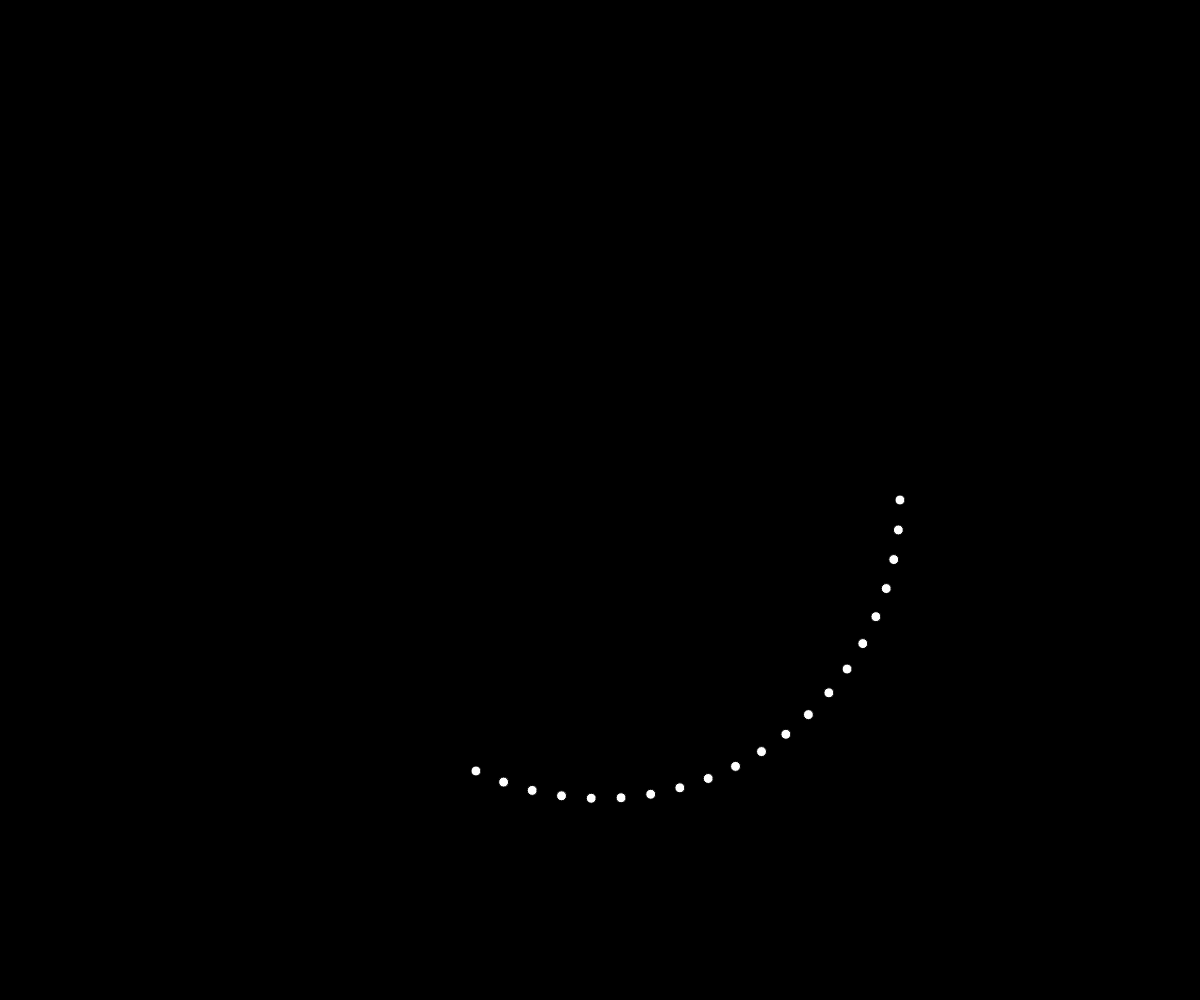
Frame 1 (no input)
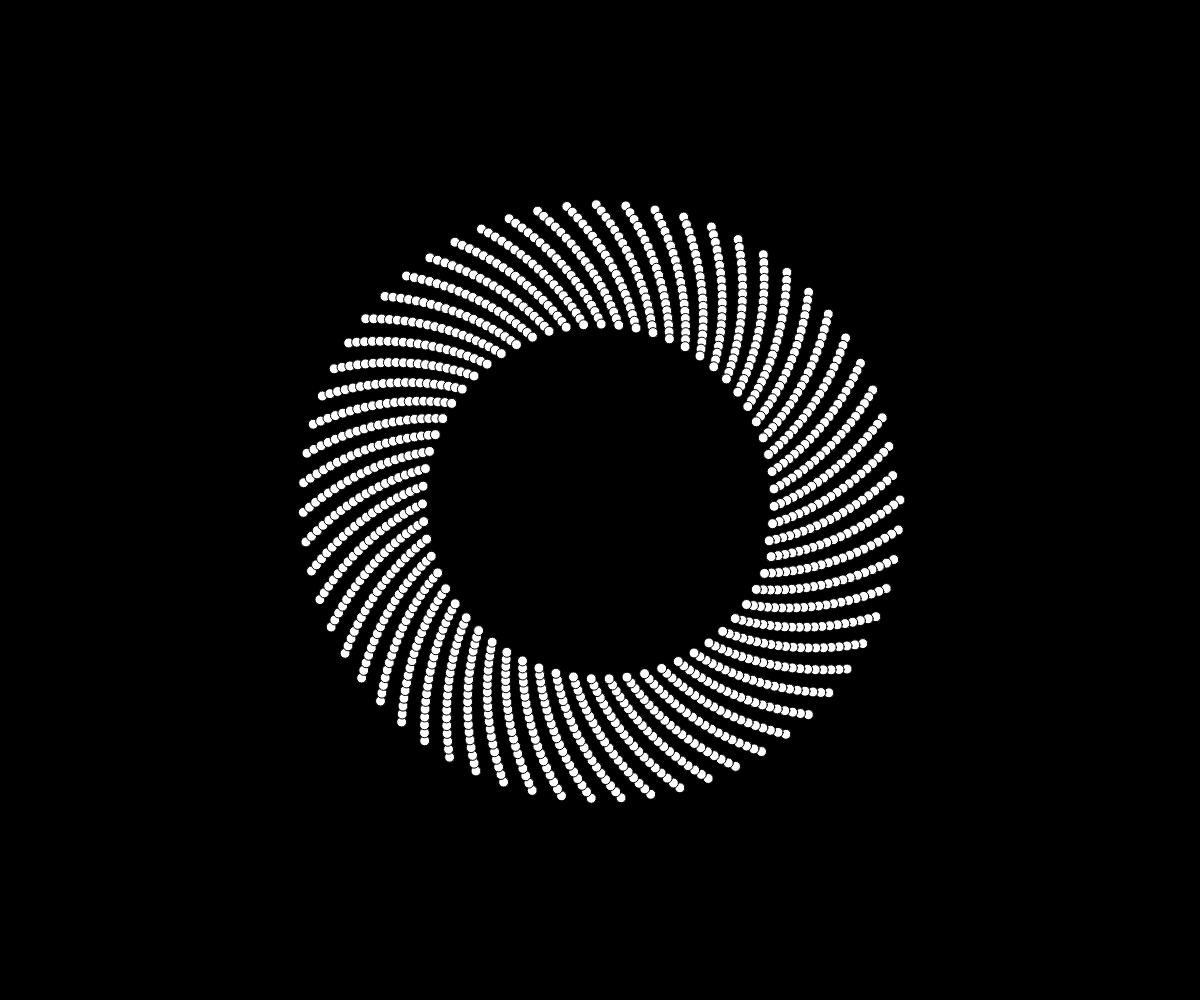
Frame 60 (no input)
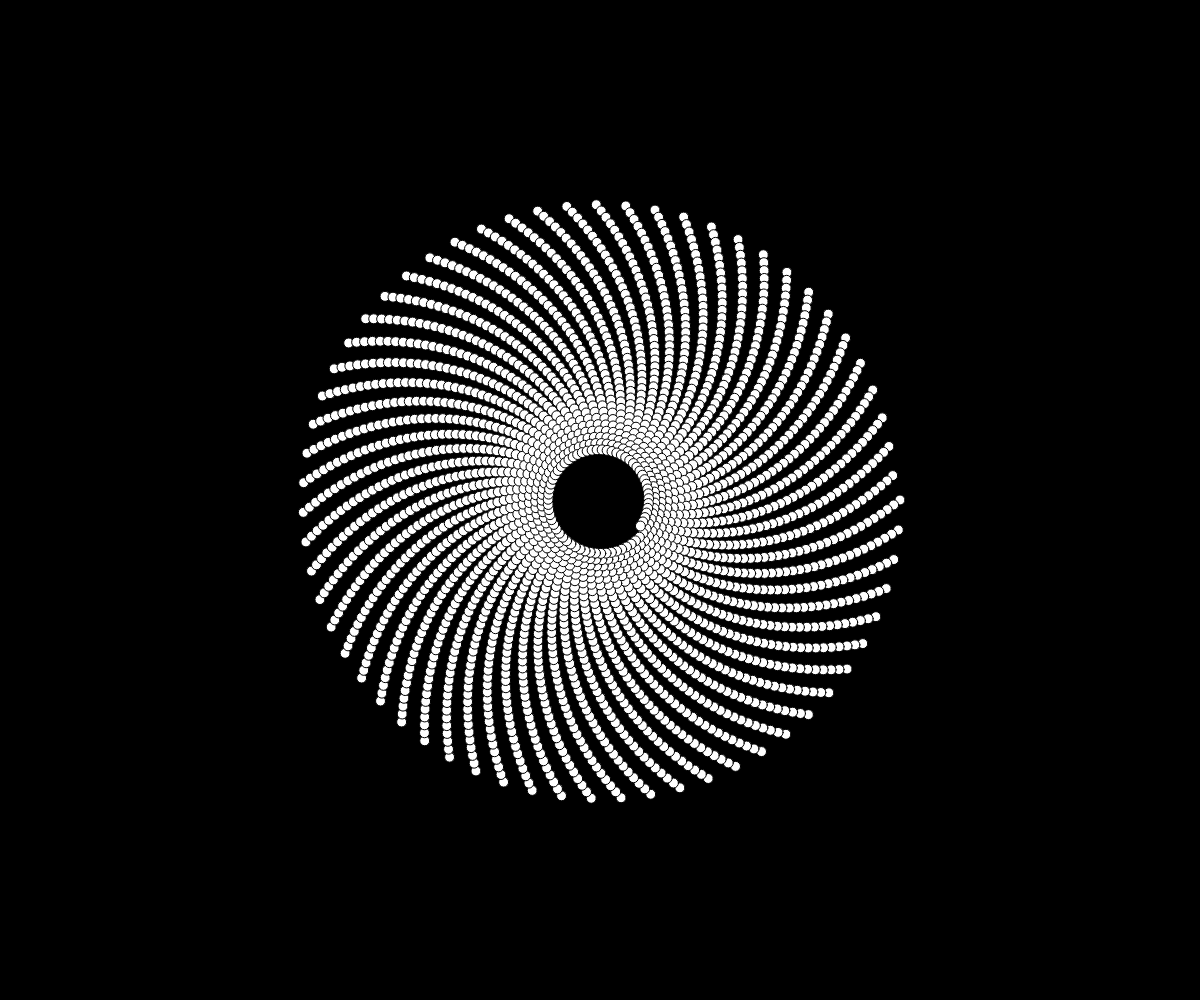
Frame 120 (the mouse pressed at the canvas centre since frame 60)

The p5.js sketch that drew these frames (run headless with seeded random() and noise() and a simulated clock; from frame 60 on, the mouse is pressed at the canvas centre):

// p5.js sketch
// ── sketch.js
let angle = 0,
  r = 300;

function setup() {
  createCanvas(windowWidth, windowHeight);
  background(0);
}

function draw() {
  if (r > 0) {
    translate(width / 2, height / 2);
    for (let i = 0; i <= 20; i++) {
      x = r * cos(angle);
      y = r * sin(angle);
      fill(255);
      ellipse(x, y, 10, 10);
      angle += 0.1;
      r -= 0.1
    }
  }
}
